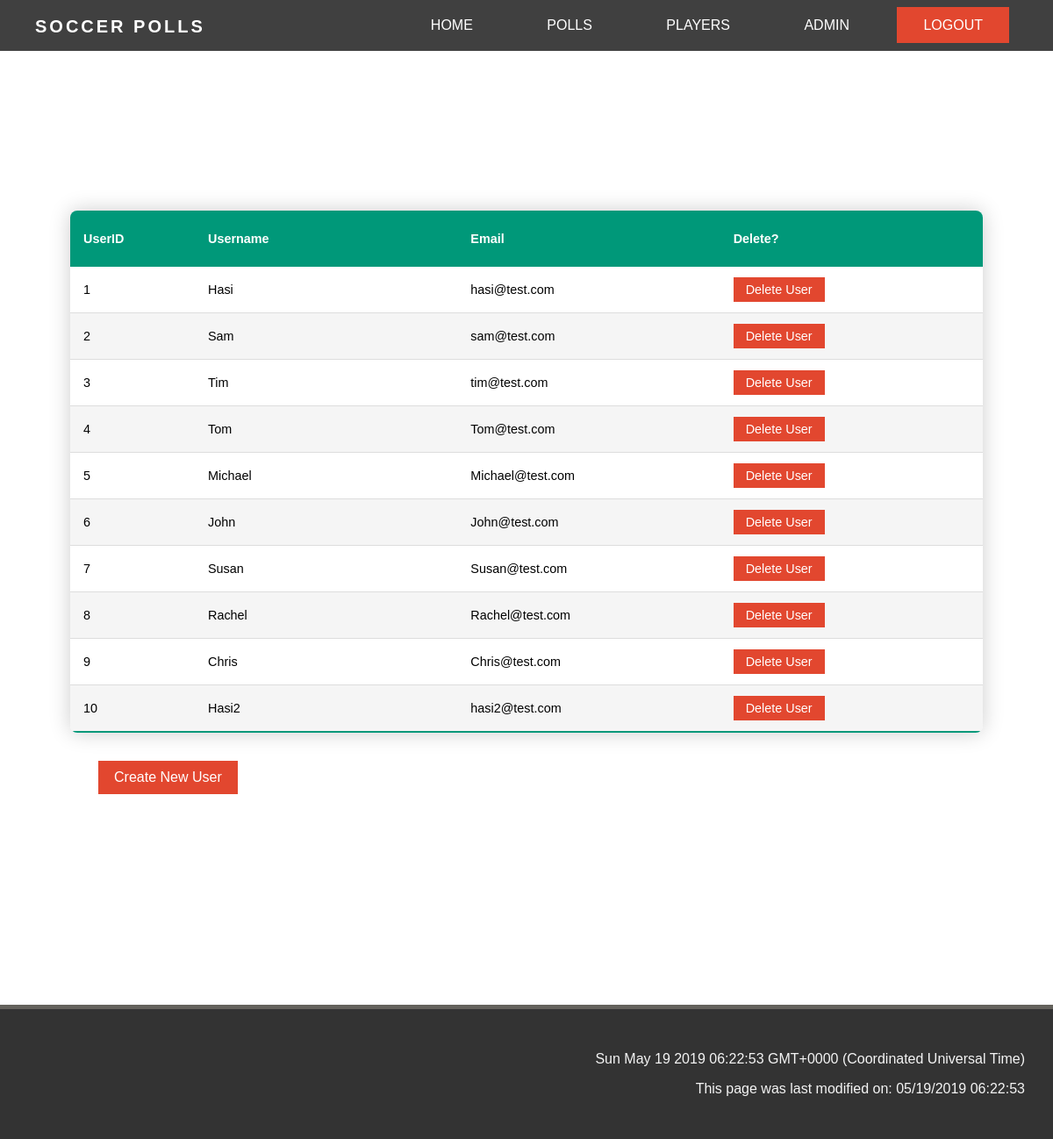
Page /admin (signed in) on the earlier database version.
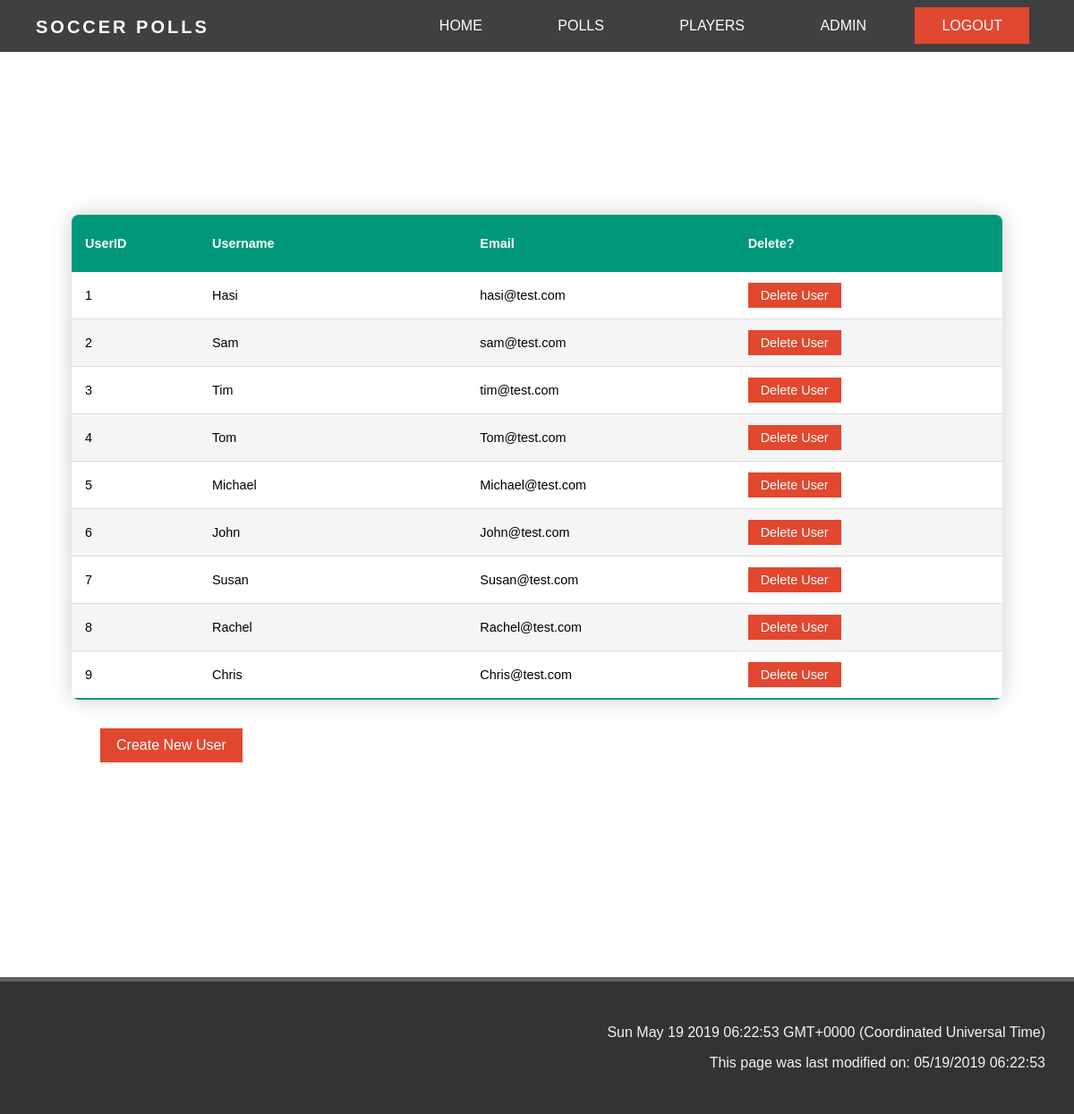
Same page on the later database version.
### app/models.py (models this page shows, shortened)
class User(UserMixin, db.Model):
    id = db.Column(db.Integer, primary_key=True)
    username = db.Column(db.String(64), index=True, unique=True)
    email = db.Column(db.String(120), index=True, unique=True)
    password_hash = db.Column(db.String(128))
    admin = db.Column(db.Boolean, index=False, default=False)
    createdpolls = db.relationship('Polls', backref='creator', lazy='dynamic')
    voter = db.relationship('PollVote', backref='voter', lazy='dynamic')

### app/routes.py (the view)
@app.route('/admin')
@login_required
def admin():
    if current_user.is_anonymous:
        return redirect(url_for('unauthorised'))
    if not current_user.admin:
        return redirect(url_for('unauthorised'))
    users = User.query.all()
    return render_template('admin.html', title='Admin Page', users=users)

### app/models.py (called while the page is built)
@login.user_loader
def load_user(id):
    return User.query.get(int(id))

### app/templates/admin.html
{% extends "base2.html" %}
{% block content %}
<div class="table-container">
    <table class="table-content">
        <thead>
            <tr>
                <th>UserID</th>
                <th>Username</th>
                <th>Email</th>
                <th>Delete?</th>
            </tr>
        </thead>
        <tbody>
            {% for user in users %}
            <tr id=user.id>
                <td>{{ user.id }} </td>
                <td class="fix-size">{{ user.username }}</td>
                <td class="fix-size">{{ user.email }}</td>
                <td class="fix-size"><a href="{{ url_for('deluser', userid=user.id) }}" class="tablebtn">Delete User </a></td>
            </tr>
            {% endfor %}
    </table>
    <a href="{{ url_for('usercreate')}}" class="otherbtn">Create New User </a>
</div>
{% endblock %}

Differences in the rows shown:
removed User: id "10", username "Hasi2", email "hasi2@test.com"
